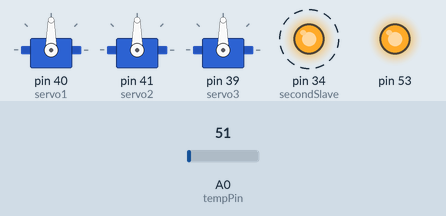
A sketch run on a simulated Arduino Mega 2560, built with avr-gcc and run on an emulated ATmega2560. On the bench: 3 × servo, output pins drawn as LEDs (lit = HIGH). Dashed ring = blinking. The test bench sets the inputs (shaded band); at power-on: A0 (tempPin) = 51. Pins used as bus, display or sensor lines are not drawn.

Above: at 1.2 s.
1.3 s: A0 (tempPin) set to 57
4.3 s: A0 (tempPin) set to 67
At 4.63 s:
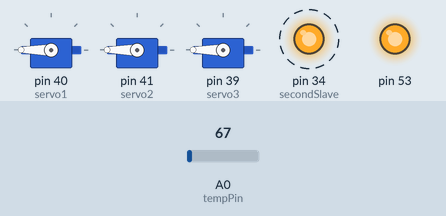
7.3 s: A0 (tempPin) set to 30
At 7.63 s:
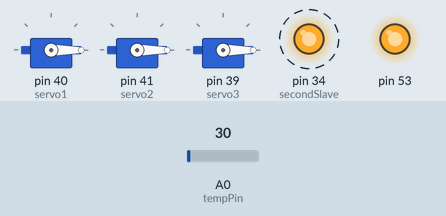
10.3 s: A0 (tempPin) set to 61
At 10.64 s:
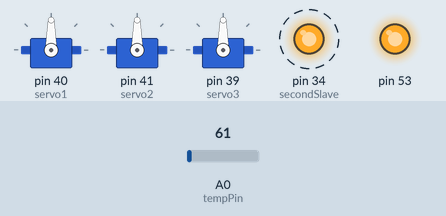
13.3 s: A0 (tempPin) set to 71
At 13.65 s:
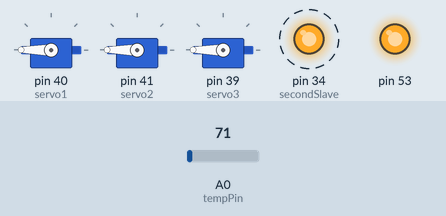
Timing chart, 0 to 17.3 s (numbered marks = the images above; inputs shaded):
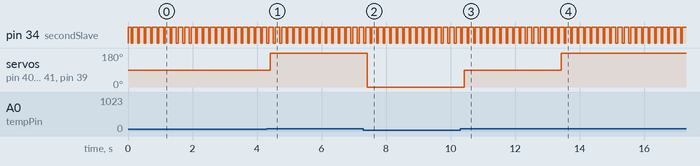

Measured:
- the behaviour switches between 61 and 62 on A0 (tempPin) (found by bisection; images 0 and 1)
- after the input at 4.3 s, servo on pin 40 (servo1), servo on pin 41 (servo2), servo on pin 39 (servo3): 90° → 180° after 0.11 s
- after the input at 7.3 s, servo on pin 40 (servo1), servo on pin 41 (servo2), servo on pin 39 (servo3): 180° → 0° after 0.11 s
- after the input at 10.3 s, servo on pin 40 (servo1), servo on pin 41 (servo2), servo on pin 39 (servo3): 0° → 90° after 0.12 s
- after the input at 13.3 s, servo on pin 40 (servo1), servo on pin 41 (servo2), servo on pin 39 (servo3): 90° → 180° after 0.13 s
- by itself, pin 34 (secondSlave): alternates HIGH for 0.15 s and LOW for 0.05 s

The sketch:

master.ino
```cpp
#include<SPI.h>
#include <Servo.h>

int firstSlave = 36;
int secondSlave = 34;
int tempPin = A0;
int val;
Servo servo1;
Servo servo2;
Servo servo3;

void setup(){
    servo1.attach(40,1000,2000); //1
    servo2.attach(41,1000,2000); //2
    servo3.attach(39,1000,2000); //3
    SPI.begin();
    pinMode(firstSlave, OUTPUT);
    pinMode(secondSlave, OUTPUT);
    digitalWrite(firstSlave, HIGH);
    digitalWrite(secondSlave, HIGH);
}

void loop(){
    val = analogRead(tempPin);
    float cel = (val/1024.0)*500;
    if (cel>30){
      servo1.writeMicroseconds(2000);
      servo2.writeMicroseconds(2000);
      servo3.writeMicroseconds(2000);
    }else if (cel<20){
      servo1.writeMicroseconds(1000);
      servo2.writeMicroseconds(1000);
      servo3.writeMicroseconds(1000);
    }else{
      servo1.writeMicroseconds(1500);
      servo2.writeMicroseconds(1500);
      servo3.writeMicroseconds(1500);
    }
    sendData(cel, firstSlave);
    sendData(cel, secondSlave);
}

void sendData(int data, int targetSlave){
    digitalWrite(targetSlave, LOW);
    delay(50);
    SPI.transfer((byte)data);
    digitalWrite(targetSlave, HIGH);
    delay(50);
}
```
